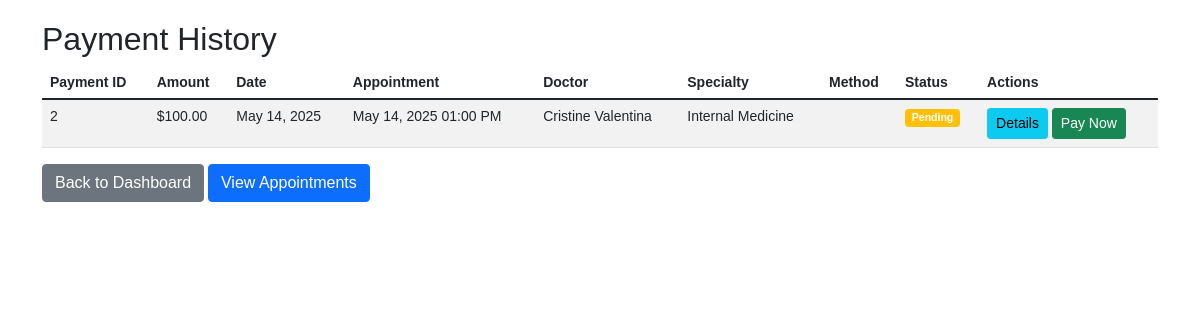
/payments.php (signed in), run on the app's committed database.
### tables this page shows
CREATE TABLE `payments` (
  `payment_id` int(11) NOT NULL,
  `appointment_id` int(11) NOT NULL,
  `amount` decimal(10,2) NOT NULL,
  `payment_date` date NOT NULL,
  `payment_method` enum('Cash','Credit Card','Insurance','Bank Transfer') NOT NULL,
  `status` enum('Pending','Completed','Cancelled') DEFAULT 'Pending'
);

CREATE TABLE `appointments` (
  `appointment_id` int(11) NOT NULL,
  `patient_id` int(11) NOT NULL,
  `doctor_id` int(11) NOT NULL,
  `appointment_datetime` datetime NOT NULL,
  `status` enum('Scheduled','Completed','Cancelled') DEFAULT 'Scheduled',
  `notes` text DEFAULT NULL,
  `created_at` timestamp NOT NULL DEFAULT current_timestamp()
);

CREATE TABLE `doctors` (
  `doctor_id` int(11) NOT NULL,
  `name` varchar(100) NOT NULL,
  `specialty_id` int(11) NOT NULL,
  `room_number` varchar(20) NOT NULL,
  `phone` varchar(20) NOT NULL,
  `email` varchar(100) NOT NULL,
  `username` varchar(50) NOT NULL,
  `password` varchar(255) NOT NULL,
  `created_at` timestamp NOT NULL DEFAULT current_timestamp()
);

CREATE TABLE `specialties` (
  `specialty_id` int(11) NOT NULL,
  `name` varchar(100) NOT NULL
);

### payments.php (the view, shortened to what this page needs)
<?php
require_once "config.php";
if($_SESSION["user_type"] == "patient"){
    $sql = "SELECT p.payment_id, p.amount, p.payment_date, p.payment_method, p.status,
                   a.appointment_datetime, d.name as doctor_name, s.name as specialty
            FROM payments p
            JOIN appointments a ON p.appointment_id = a.appointment_id
            JOIN doctors d ON a.doctor_id = d.doctor_id
            JOIN specialties s ON d.specialty_id = s.specialty_id
            WHERE a.patient_id = ?
            ORDER BY p.payment_date DESC";
    if($stmt = mysqli_prepare($conn, $sql)){
        mysqli_stmt_bind_param($stmt, "i", $param_patient_id);
        if(mysqli_stmt_execute($stmt)){
            $result = mysqli_stmt_get_result($stmt);
        } else{
            echo "Oops! Something went wrong. Please try again later.";
        }
    }
}
?>
<!DOCTYPE html>
<html lang="en">
<head>
    <link rel="stylesheet" href="https://cdnjs.cloudflare.com/ajax/libs/bootstrap/5.1.3/css/bootstrap.min.css">
</head>
<body>
    <div class="container">
        <h2>Payment History</h2>
        <table class="table table-striped">
            <thead>
                <tr>
                    <th>Payment ID</th>
                    <th>Amount</th>
                    <th>Date</th>
                    <th>Appointment</th>
                    <?php if($_SESSION["user_type"] == "patient"): ?>
                        <th>Doctor</th>
                        <th>Specialty</th>
                    <?php else: ?>
                        <th>Patient</th>
                    <?php endif; ?>
                    <th>Method</th>
                    <th>Status</th>
                    <th>Actions</th>
                </tr>
            </thead>
            <tbody>
                <?php if(isset($result) && mysqli_num_rows($result) > 0): ?>
                    <?php while($row = mysqli_fetch_array($result)): ?>
                        <tr>
                            <td><?php echo $row['payment_id']; ?></td>
                            <td>$<?php echo number_format($row['amount'], 2); ?></td>
                            <td><?php echo date('M d, Y', strtotime($row['payment_date'])); ?></td>
                            <td><?php echo date('M d, Y h:i A', strtotime($row['appointment_datetime'])); ?></td>
                            <?php if($_SESSION["user_type"] == "patient"): ?>
                                <td><?php echo $row['doctor_name']; ?></td>
                                <td><?php echo $row['specialty']; ?></td>
                            <?php else: ?>
                                <td><?php echo $row['patient_name']; ?></td>
                            <?php endif; ?>
                            <td><?php echo $row['payment_method']; ?></td>
                            <td>
                                <?php
                                if($row['status'] == 'Pending') echo '<span class="badge bg-warning">Pending</span>';
                                elseif($row['status'] == 'Completed') echo '<span class="badge bg-success">Completed</span>';
                                else echo '<span class="badge bg-danger">Cancelled</span>';
                                ?>
                            </td>
                            <td>
                                <a href="view_payment.php?id=<?php echo $row['payment_id']; ?>" class="btn btn-sm btn-info">Details</a>
                                <?php if($row['status'] == 'Pending' && $_SESSION["user_type"] == "patient"): ?>
                                    <a href="make_payment.php?id=<?php echo $row['payment_id']; ?>" class="btn btn-sm btn-success">Pay Now</a>
                                <?php endif; ?>
                            </td>
                        </tr>
                    <?php endwhile; ?>
                <?php else: ?>
                    <tr>
                        <td colspan="9" class="text-center">No payment records found.</td>
                    </tr>
                <?php endif; ?>
            </tbody>
        </table>
        <p>
            <?php if($_SESSION["user_type"] == "patient"): ?>
                <a href="patient_dashboard.php" class="btn btn-secondary">Back to Dashboard</a>
                <a href="appointments.php" class="btn btn-primary">View Appointments</a>
            <?php else: ?>
                <a href="doctor_dashboard.php" class="btn btn-secondary">Back to Dashboard</a>
                <a href="appointments.php" class="btn btn-primary">View Appointments</a>
            <?php endif; ?>
        </p>
    </div>
</body>
</html>

### payments.php (style rules this page uses)
body { font: 14px sans-serif; padding: 20px; }

### data on the page
payments: payment_id "2", amount "100.00", payment_date "May 14, 2025", appointment.appointment_datetime "May 14, 2025 01:00 PM", doctors.name "Cristine Valentina", specialties.name "Internal Medicine", status "Pending"
